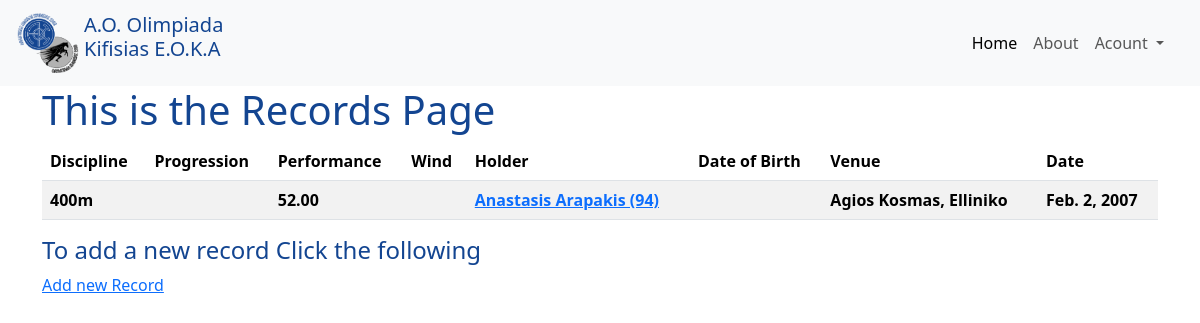
Page /records/ on the earlier database version.
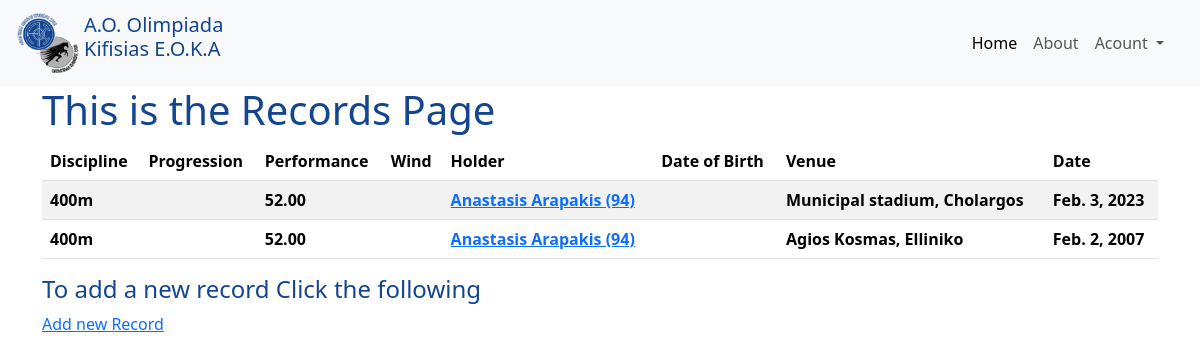
Same page on the later database version.
### records/models.py (models this page shows, shortened)
class Record(models.Model):
    user = models.ForeignKey(User, blank=True, null=True, on_delete=models.SET_NULL)
    holder = models.ForeignKey(Athlete, blank=True, null=True, on_delete=models.SET_NULL)
    age_group = models.ForeignKey(AgeGroup, blank=True, null=True, on_delete=models.SET_NULL)
    discipline = models.ForeignKey(Discipline, blank=True, null=True, on_delete=models.SET_NULL)
    venue = models.ForeignKey(Venue, blank=True, null=True, on_delete=models.SET_NULL)
    stadium = models.ForeignKey(Stadium, blank=True, null=True, on_delete=models.SET_NULL)
    performance = models.FloatField(blank=False, null=True)
    record_date = models.DateField(auto_now=False, auto_now_add=False, null=True, blank=True)
    timestamp = models.DateTimeField(auto_now_add=True)
    updated = models.DateTimeField(auto_now=True)
    @property
    def formatted_performance(self):
        if self.performance is None:
            return ''
        total_seconds = self.performance
        minutes = int((total_seconds % 3600) // 60)
        seconds = total_seconds % 60
        if minutes == 0:
            total_seconds_str = f"{seconds:05.2f}"
        else:
            total_seconds_str = f"{minutes:02}:{seconds:05.2f}"
        return total_seconds_str
    def __str__(self):
        return self.holder.__str__()
    class Meta:
        ordering = ['performance', '-record_date']
        unique_together = [['holder', 'discipline', 'performance']]
        db_table = 'Olimpiada records'

class Discipline(models.Model):
    stadium = models.ForeignKey(Stadium, on_delete=models.CASCADE)
    name = models.CharField(max_length=25)
    class Meta:
        unique_together = [('stadium', 'name')]

class Athlete(models.Model):
    first_name = models.CharField(max_length=120)
    last_name = models.CharField(max_length=120)
    birth_year = models.IntegerField(default=None, blank=True, null=True)
    @property
    def full_name(self):
        return f"{self.first_name} {self.last_name}"
    @property
    def full_name_with_birthyear(self):
        return f"{self.full_name} ({str(self.birth_year)[2:]})"
    def __str__(self):
        return self.full_name

class Venue(models.Model):
    area = models.CharField(max_length=30)
    stadium_name = models.CharField(max_length=20)
    def __str__(self):
        return f"{self.stadium_name}, {self.area}"

### records/views.py (the view)
# urls.py: path('records/', RecordListView.as_view(), name='records-list'),
class RecordListView(ListView):
    model = Record
    def get_context_data(self, *args, **kwargs):
        context = super().get_context_data(*args, **kwargs)
        context['title'] = self.get_title()
        return context
    def get_title(self):
        return self.title
    title = 'Records'

### templates/records/record_list.html
{% extends "base.html" %}
{% block content %}
           <h1>This is the Records Page</h1>
         <div class="overflow-x-scroll">
         <table class="table table-striped">
         <thead>
             <tr>
                <th>Discipline</th>
                <th>Progression</th>
                <th>Performance</th>
                <th>Wind</th>
                <th>Holder</th>
                <th>Date of Birth</th>
                <th>Venue</th>
                <th>Date</th>
             </tr>
         </thead>
         {% for object in record_list %}
         <tr>
              <th> {{ object.discipline.name }} </th>
              <th></th>
              <th> {{ object.formatted_performance }}</th>
              <th></th>
              <th><a href="/records/{{object.pk}}">{{ object.holder.full_name_with_birthyear }}</a></th>
              <th></th>
              <th> {{ object.venue }}</th>
              <th> {{ object.record_date }}</th>
         </tr>
         {% endfor %}
     </table>
  </div>
        <h4>To add a new record Click the following </h4>
        <a href="/records/create">Add new Record</a>
{% endblock %}

Differences in the rows shown:
added Record: discipline.name "400m", formatted_performance "52.00", holder.full_name_with_birthyear "Anastasis Arapakis (94)", venue "Municipal stadium, Cholargos", record_date "Feb. 3, 2023"
